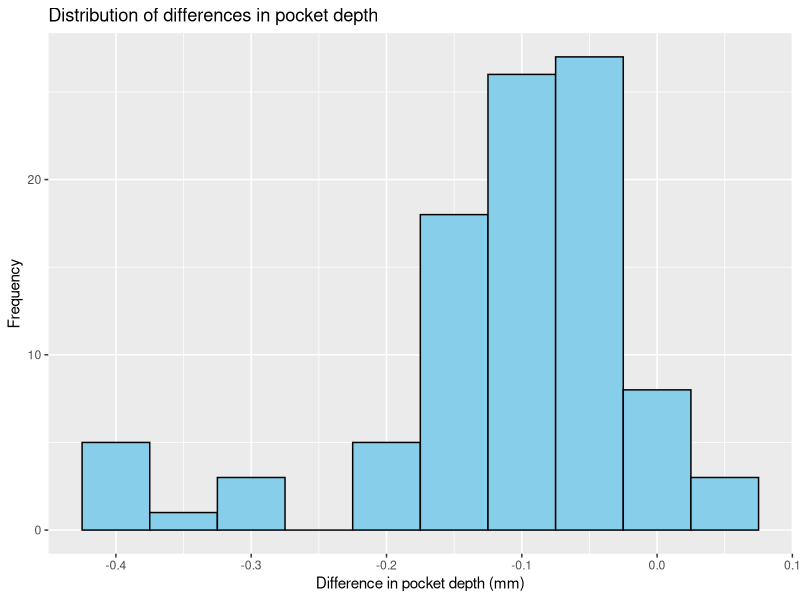

Write R code to recreate this figure.
## ---- chunk 1
# Create a contingency table
complications <- matrix(c(8, 12, 10, 50), nrow = 2, byrow = TRUE)
colnames(complications) <- c("Complication", "No Complication")
rownames(complications) <- c("Smokers", "Non-smokers")
complications <- as.table(complications)

prop.test(complications)
## ---- chunk 2
chisq_test_overall <- chisq.test(complications)
chisq_test_overall$expected
## ---- chunk 3
fisher.test(complications)
## ---- chunk 4
# Create a contingency table
side_effects <- matrix(c(50, 30, 10, 40, 40, 20, 30, 50, 40), nrow = 3, byrow = TRUE)
colnames(side_effects) <- c("None", "Mild", "Severe")
rownames(side_effects) <- c("18–39", "40–59", "60+")
side_effects <- as.table(side_effects)
side_effects

# Perform the chi-square test of homogeneity
chisq_test_overall <- chisq.test(side_effects)
print(chisq_test_overall)
## ---- chunk 5
# Retrieve the table of expected counts
chisq_test_overall$expected
## ---- chunk 6
table_12 <- side_effects[c("18–39", "40–59"), ]
table_12

# Perform chi-square test for the subset of data
chisq_test_12 <- chisq.test(table_12)
print(chisq_test_12)

# Adjust the p-value for multiple testing
p_adjusted_12 <- 3*chisq_test_12$p.value
## ---- chunk 7
table_13 <- side_effects[c("18–39", "60+"), ]
table_13

# Perform chi-square test for the subset of data
chisq_test_13 <- chisq.test(table_13)
print(chisq_test_13)

# Adjust the p-value for multiple testing
p_adjusted_13 <- 3*chisq_test_13$p.value
## ---- chunk 8
table_23 <- side_effects[c("40–59", "60+"), ]
table_23

# Perform chi-square test for the subset of data
chisq_test_23 <- chisq.test(table_23)
print(chisq_test_23)

# Adjust the p-value for multiple testing
p_adjusted_23 <- 3*chisq_test_23$p.value
## ---- chunk 9
#| eval: true
#| include: false

library(haven)
pockets <- read_sav("datasets/pockets_paired.sav")
## ---- chunk 10
# Perform paired t-test
t_test <- t.test(pockets$pocket_depth_before,
                 pockets$pocket_depth_after,
                 paired = TRUE)
print(t_test)
## ---- chunk 11
# Calculate the differences in pocket depth
pockets$diff <- pockets$pocket_depth_after -
                pockets$pocket_depth_before

# Create a histogram of the differences
library(ggplot2)
ggplot(pockets, aes(x = diff)) +
  geom_histogram(binwidth = 0.05,
                 fill = "skyblue",
                 color = "black") +
  labs(title = "Distribution of differences in pocket depth",
       x = "Difference in pocket depth (mm)",
       y = "Frequency")
## ---- chunk 12
# Perform the sign test
# There are 7 positive signs out of 96 pairs with either a positive or negative sign
sign_test <- binom.test(7, 96, p = 0.5)
print(sign_test)
## ---- chunk 13
# Perform the Wilcoxon signed-rank test
wilcox_test <- wilcox.test(pockets$pocket_depth_before,
                           pockets$pocket_depth_after,
                           paired = TRUE)
print(wilcox_test)
## ---- chunk 14
# Create the table for DNCB and Croton Oil responses
skin_response_table <- matrix(c(81, 23, 48, 21), nrow = 2, byrow = TRUE)
colnames(skin_response_table) <- c("DNCB +ve", "DNCB -ve")
rownames(skin_response_table) <- c("Croton Oil +ve", "Croton Oil -ve")
skin_response_table <- as.table(skin_response_table)

# Print the table
skin_response_table
## ---- chunk 15
# Perform the McNemar test
mcnemar_test <- mcnemar.test(skin_response_table)
print(mcnemar_test)
